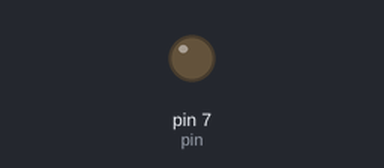
Bench run of a sketch on a simulated Arduino Uno, built with avr-gcc and run on an emulated ATmega328P. Shown: output pins drawn as LEDs (lit = HIGH). Dashed ring = blinking. At 2.2 s the program stops and its outputs stay as they are.

Above: at 0.5 s.
At 1.95 s:
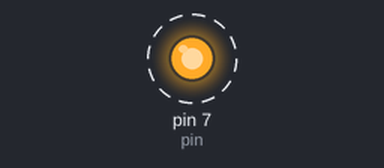
Timing chart, 0 to 3.0 s (numbered marks = the images above):
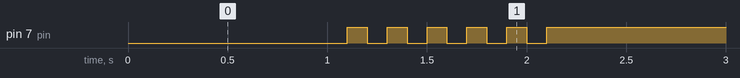

The sketch:

05_practice_2.ino
```cpp
int pin = 7;
int sum = 0;

void setup() {
  pinMode(pin, OUTPUT);
}

void loop() {
  digitalWrite(7,0);
  delay(1000);
  while(sum<6){
    digitalWrite(7,0);
    delay(100);
    digitalWrite(7,1);
    delay(100);
    sum += 1;
  }
  while(1){
  digitalWrite(7,1);
  }
}
```

Measured:
- by itself, pin 7 (pin): alternates HIGH for 0.10 s and LOW for 0.10 s, 11 changes in all, then stays HIGH
